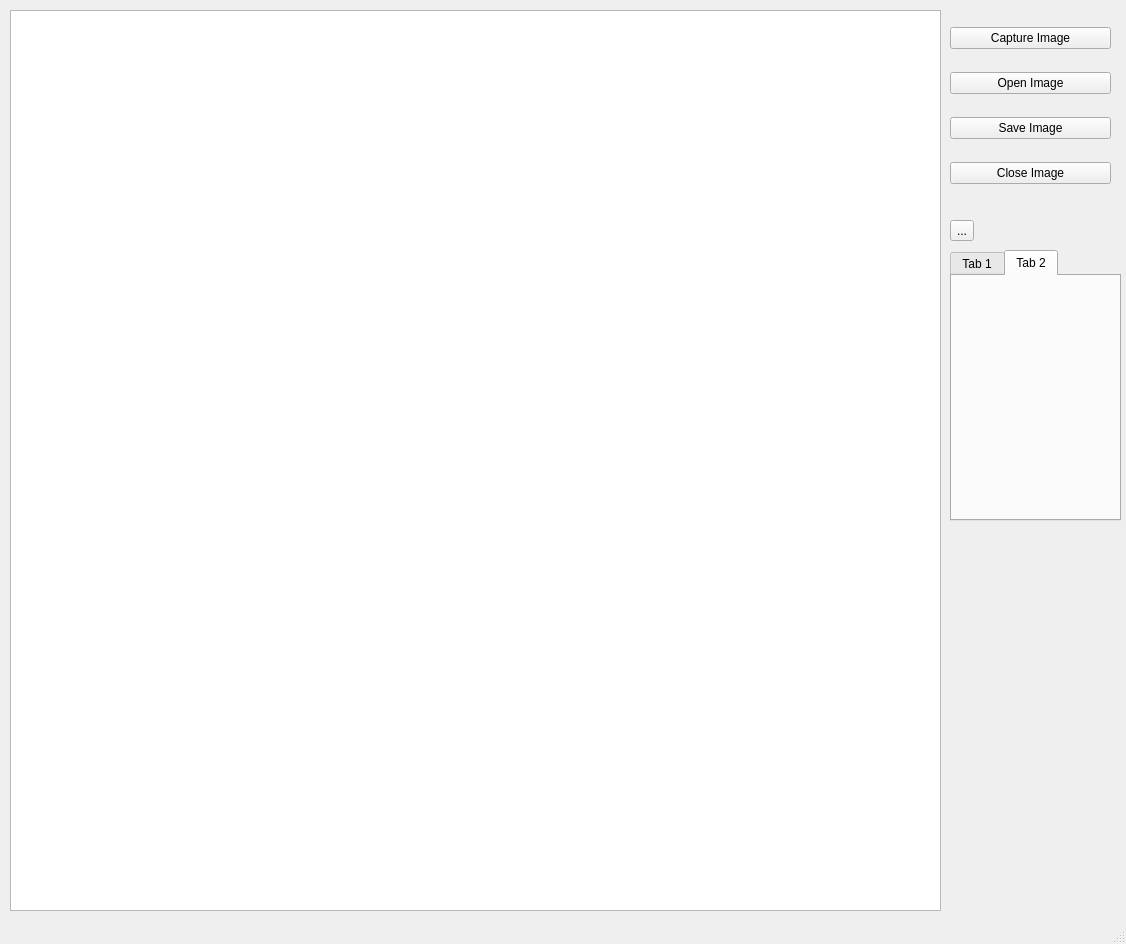
<?xml version="1.0" encoding="UTF-8"?>
<ui version="4.0">
 <class>MainWindow</class>
 <widget class="QMainWindow" name="MainWindow">
  <property name="geometry">
   <rect>
    <x>0</x>
    <y>0</y>
    <width>1126</width>
    <height>944</height>
   </rect>
  </property>
  <property name="windowTitle">
   <string>MainWindow</string>
  </property>
  <widget class="QWidget" name="centralwidget">
   <widget class="QWidget" name="verticalLayoutWidget">
    <property name="geometry">
     <rect>
      <x>950</x>
      <y>10</y>
      <width>161</width>
      <height>191</height>
     </rect>
    </property>
    <layout class="QVBoxLayout" name="verticalLayout">
     <item>
      <widget class="QPushButton" name="pushButton_2">
       <property name="text">
        <string>Capture Image</string>
       </property>
      </widget>
     </item>
     <item>
      <widget class="QPushButton" name="pushButton_4">
       <property name="text">
        <string>Open Image</string>
       </property>
      </widget>
     </item>
     <item>
      <widget class="QPushButton" name="pushButton_3">
       <property name="text">
        <string>Save Image</string>
       </property>
      </widget>
     </item>
     <item>
      <widget class="QPushButton" name="pushButton">
       <property name="text">
        <string>Close Image</string>
       </property>
      </widget>
     </item>
    </layout>
   </widget>
   <widget class="QWidget" name="verticalLayoutWidget_2">
    <property name="geometry">
     <rect>
      <x>950</x>
      <y>220</y>
      <width>27</width>
      <height>21</height>
     </rect>
    </property>
    <layout class="QVBoxLayout" name="verticalLayout_2">
     <item>
      <widget class="QToolButton" name="toolButton">
       <property name="text">
        <string>...</string>
       </property>
      </widget>
     </item>
    </layout>
   </widget>
   <widget class="QGraphicsView" name="graphicsView">
    <property name="geometry">
     <rect>
      <x>10</x>
      <y>10</y>
      <width>931</width>
      <height>901</height>
     </rect>
    </property>
   </widget>
   <widget class="QWidget" name="verticalLayoutWidget_3">
    <property name="geometry">
     <rect>
      <x>950</x>
      <y>250</y>
      <width>171</width>
      <height>271</height>
     </rect>
    </property>
    <layout class="QVBoxLayout" name="verticalLayout_3">
     <item>
      <widget class="QTabWidget" name="tabWidget">
       <property name="currentIndex">
        <number>1</number>
       </property>
       <widget class="QWidget" name="tab">
        <attribute name="title">
         <string>Tab 1</string>
        </attribute>
       </widget>
       <widget class="QWidget" name="tab_2">
        <attribute name="title">
         <string>Tab 2</string>
        </attribute>
       </widget>
      </widget>
     </item>
    </layout>
   </widget>
  </widget>
  <widget class="QMenuBar" name="menubar">
   <property name="geometry">
    <rect>
     <x>0</x>
     <y>0</y>
     <width>1126</width>
     <height>21</height>
    </rect>
   </property>
  </widget>
  <widget class="QStatusBar" name="statusbar"/>
 </widget>
 <resources/>
 <connections/>
</ui>
